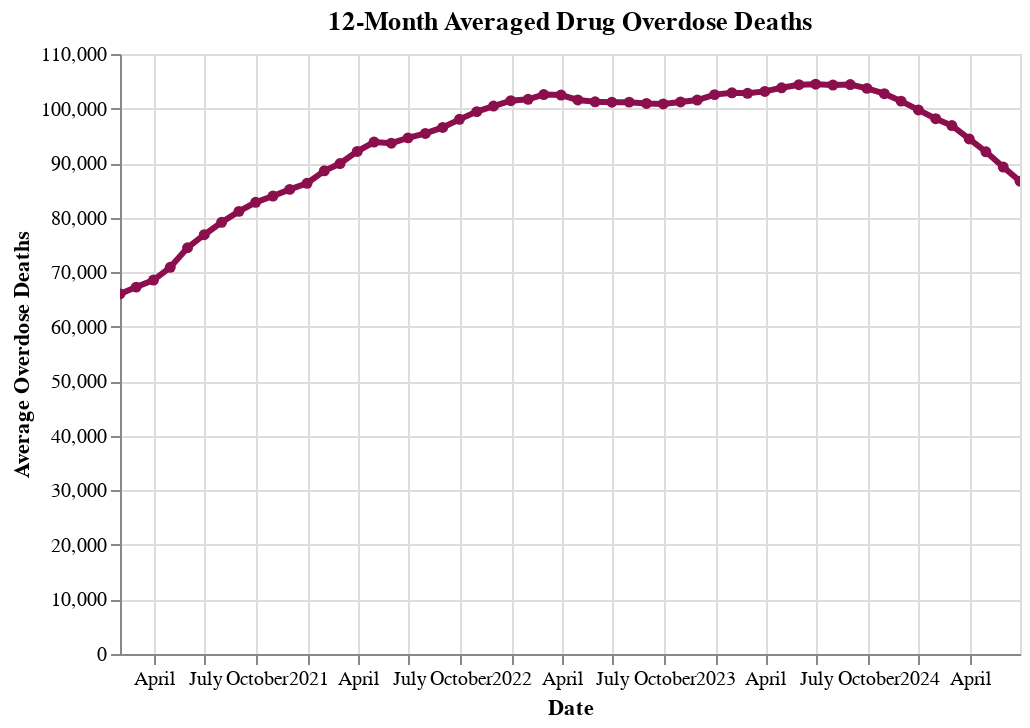

The notebook cell this image was saved under:
### Code cell
burgundy = "#8b0e4d"

line = (
    alt.Chart(df_grouped)
    .mark_line(
        color=burgundy, point=alt.OverlayMarkDef(color=burgundy, size=30), strokeWidth=3
    )
    .encode(
        x=alt.X("Observation_12_month_ending_periods:T", title="Date"),
        y=alt.Y("Count_drug_overdose_deaths:Q", title="Average Overdose Deaths"),
        tooltip=[
            alt.Tooltip("Observation_12_month_ending_periods:T", title="Date"),
            alt.Tooltip(
                "Count_drug_overdose_deaths:Q", title="Average Overdose Deaths"
            ),
        ],
    )
    .properties(title="12-Month Averaged Drug Overdose Deaths", width=450)
    .interactive()
)

line.save("../../outputs/smaller_addiction_lineplot.html")
line

### Figure 1 — Vega-Lite specification as saved in the notebook (floating-point values rounded to 4 significant figures)
{"config": {"view": {"continuousWidth": 300, "continuousHeight": 300}}, "data": {"name": "data-f37f212fc17e5c1e491630077a105d35"}, "mark": {"type": "line", "color": "#8b0e4d", "point": {"color": "#8b0e4d", "size": 30}, "strokeWidth": 3}, "encoding": {"tooltip": [{"field": "Observation_12_month_ending_periods", "title": "Date", "type": "temporal"}, {"field": "Count_drug_overdose_deaths", "title": "Average Overdose Deaths", "type": "quantitative"}], "x": {"field": "Observation_12_month_ending_periods", "title": "Date", "type": "temporal"}, "y": {"field": "Count_drug_overdose_deaths", "title": "Average Overdose Deaths", "type": "quantitative"}}, "params": [{"name": "param_5", "select": {"type": "interval", "encodings": ["x", "y"]}, "bind": "scales"}], "title": "12-Month Averaged Drug Overdose Deaths", "width": 450, "$schema": "https://vega.github.io/schema/vega-lite/v5.8.0.json", "datasets": {"data-f37f212fc17e5c1e491630077a105d35": [{"Observation_12_month_ending_periods": "2020-01-31T00:00:00", "Count_drug_overdose_deaths": 66020.0}, {"Observation_12_month_ending_periods": "2020-02-29T00:00:00", "Count_drug_overdose_deaths": 67260.0}, {"Observation_12_month_ending_periods": "2020-03-31T00:00:00", "Count_drug_overdose_deaths": 68550.0}, {"Observation_12_month_ending_periods": "2020-04-30T00:00:00", "Count_drug_overdose_deaths": 70900.0}, {"Observation_12_month_ending_periods": "2020-05-31T00:00:00", "Count_drug_overdose_deaths": 74480.0}, {"Observation_12_month_ending_periods": "2020-06-30T00:00:00", "Count_drug_overdose_deaths": 76870.0}, {"Observation_12_month_ending_periods": "2020-07-31T00:00:00", "Count_drug_overdose_deaths": 79150.0}, {"Observation_12_month_ending_periods": "2020-08-31T00:00:00", "Count_drug_overdose_deaths": 81150.0}, {"Observation_12_month_ending_periods": "2020-09-30T00:00:00", "Count_drug_overdose_deaths": 82810.0}, {"Observation_12_month_ending_periods": "2020-10-31T00:00:00", "Count_drug_overdose_deaths": 83960.0}, {"Observation_12_month_ending_periods": "2020-11-30T00:00:00", "Count_drug_overdose_deaths": 85180.0}, {"Observation_12_month_ending_periods": "2020-12-31T00:00:00", "Count_drug_overdose_deaths": 86300.0}, {"Observation_12_month_ending_periods": "2021-01-31T00:00:00", "Count_drug_overdose_deaths": 88580.0}, {"Observation_12_month_ending_periods": "2021-02-28T00:00:00", "Count_drug_overdose_deaths": 89920.0}, {"Observation_12_month_ending_periods": "2021-03-31T00:00:00", "Count_drug_overdose_deaths": 92140.0}, {"Observation_12_month_ending_periods": "2021-04-30T00:00:00", "Count_drug_overdose_deaths": 93860.0}, {"Observation_12_month_ending_periods": "2021-05-31T00:00:00", "Count_drug_overdose_deaths": 93640.0}, {"Observation_12_month_ending_periods": "2021-06-30T00:00:00", "Count_drug_overdose_deaths": 94630.0}, {"Observation_12_month_ending_periods": "2021-07-31T00:00:00", "Count_drug_overdose_deaths": 95440.0}, {"Observation_12_month_ending_periods": "2021-08-31T00:00:00", "Count_drug_overdose_deaths": 96540.0}, {"Observation_12_month_ending_periods": "2021-09-30T00:00:00", "Count_drug_overdose_deaths": 98020.0}, {"Observation_12_month_ending_periods": "2021-10-31T00:00:00", "Count_drug_overdose_deaths": 99440.0}, {"Observation_12_month_ending_periods": "2021-11-30T00:00:00", "Count_drug_overdose_deaths": 100500.0}, {"Observation_12_month_ending_periods": "2021-12-31T00:00:00", "Count_drug_overdose_deaths": 101400.0}, {"Observation_12_month_ending_periods": "2022-01-31T00:00:00", "Count_drug_overdose_deaths": 101700.0}, {"Observation_12_month_ending_periods": "2022-02-28T00:00:00", "Count_drug_overdose_deaths": 102600.0}, {"Observation_12_month_ending_periods": "2022-03-31T00:00:00", "Count_drug_overdose_deaths": 102500.0}, {"Observation_12_month_ending_periods": "2022-04-30T00:00:00", "Count_drug_overdose_deaths": 101600.0}, {"Observation_12_month_ending_periods": "2022-05-31T00:00:00", "Count_drug_overdose_deaths": 101200.0}, {"Observation_12_month_ending_periods": "2022-06-30T00:00:00", "Count_drug_overdose_deaths": 101200.0}, {"Observation_12_month_ending_periods": "2022-07-31T00:00:00", "Count_drug_overdose_deaths": 101200.0}, {"Observation_12_month_ending_periods": "2022-08-31T00:00:00", "Count_drug_overdose_deaths": 100900.0}, {"Observation_12_month_ending_periods": "2022-09-30T00:00:00", "Count_drug_overdose_deaths": 100800.0}, {"Observation_12_month_ending_periods": "2022-10-31T00:00:00", "Count_drug_overdose_deaths": 101200.0}, {"Observation_12_month_ending_periods": "2022-11-30T00:00:00", "Count_drug_overdose_deaths": 101600.0}, {"Observation_12_month_ending_periods": "2022-12-31T00:00:00", "Count_drug_overdose_deaths": 102600.0}, {"Observation_12_month_ending_periods": "2023-01-31T00:00:00", "Count_drug_overdose_deaths": 102900.0}, {"Observation_12_month_ending_periods": "2023-02-28T00:00:00", "Count_drug_overdose_deaths": 102800.0}, {"Observation_12_month_ending_periods": "2023-03-31T00:00:00", "Count_drug_overdose_deaths": 103100.0}, {"Observation_12_month_ending_periods": "2023-04-30T00:00:00", "Count_drug_overdose_deaths": 103800.0}, {"Observation_12_month_ending_periods": "2023-05-31T00:00:00", "Count_drug_overdose_deaths": 104400.0}, {"Observation_12_month_ending_periods": "2023-06-30T00:00:00", "Count_drug_overdose_deaths": 104500.0}, {"Observation_12_month_ending_periods": "2023-07-31T00:00:00", "Count_drug_overdose_deaths": 104300.0}, {"Observation_12_month_ending_periods": "2023-08-31T00:00:00", "Count_drug_overdose_deaths": 104400.0}, {"Observation_12_month_ending_periods": "2023-09-30T00:00:00", "Count_drug_overdose_deaths": 103700.0}, {"Observation_12_month_ending_periods": "2023-10-31T00:00:00", "Count_drug_overdose_deaths": 102700.0}, {"Observation_12_month_ending_periods": "2023-11-30T00:00:00", "Count_drug_overdose_deaths": 101400.0}, {"Observation_12_month_ending_periods": "2023-12-31T00:00:00", "Count_drug_overdose_deaths": 99740.0}, {"Observation_12_month_ending_periods": "2024-01-31T00:00:00", "Count_drug_overdose_deaths": 98140.0}, {"Observation_12_month_ending_periods": "2024-02-29T00:00:00", "Count_drug_overdose_deaths": 96870.0}, {"Observation_12_month_ending_periods": "2024-03-31T00:00:00", "Count_drug_overdose_deaths": 94420.0}, {"Observation_12_month_ending_periods": "2024-04-30T00:00:00", "Count_drug_overdose_deaths": 92070.0}, {"Observation_12_month_ending_periods": "2024-05-31T00:00:00", "Count_drug_overdose_deaths": 89280.0}, {"Observation_12_month_ending_periods": "2024-06-30T00:00:00", "Count_drug_overdose_deaths": 86680.0}]}}
